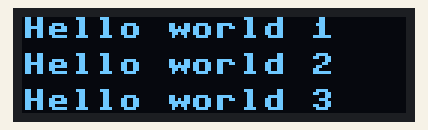
The program below on a simulated ESP32 board running MicroPython. On the bench: 128×32 one-colour display. Library files of the repository ran but are not shown: ssd1306.py. At 0.0 s the program stops and its outputs stay as they are.

Above: at 0.1 s.

The program:

OLED_091_SSD1306__I2C.py
```python
from machine import Pin, I2C
import ssd1306

# ESP32 Pin assignment
i2c = I2C(0,scl=Pin(12), sda=Pin(13))

oled_width = 128
oled_height = 32
oled = ssd1306.SSD1306_I2C(oled_width, oled_height, i2c)

oled.text('Hello world 1',0, 0)
oled.text('Hello world 2',0, 12)
oled.text('Hello world 3',0, 24)
# oled.invert(True)
oled.show()
```
